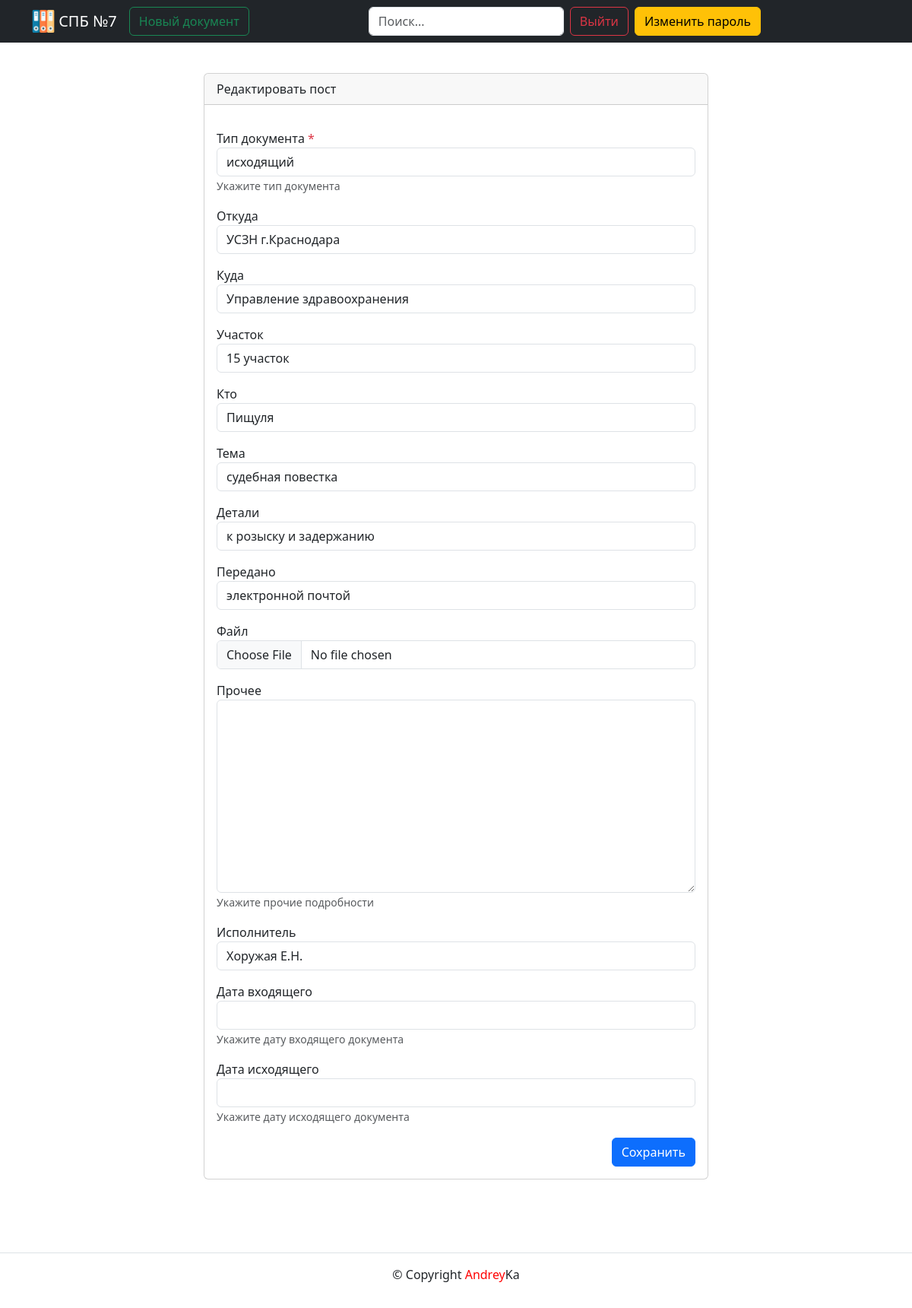
The app's page /documents/10/edit/ (signed in) with its own data.
### documents/models.py (models this page shows, shortened)
class Document(models.Model):
    INPUT_DOC = "ВХ"
    OUTPUT_DOC = "ИС"
    IN_OUT_DOC = "ВХ-ИС"
    DOCUMENT_TYPE_CHOICES = [
        (INPUT_DOC, "входящий"),
        (OUTPUT_DOC, "исходящий"),
        (IN_OUT_DOC, "входящий-исходящий"),
    ]
    doc_type = models.CharField(
        verbose_name="Тип документа",
        help_text="Укажите тип документа",
        max_length=5,
        choices=DOCUMENT_TYPE_CHOICES,
        blank=False,
    )
    from_doc = models.ForeignKey(
        Organization,
        related_name="org_from",
        on_delete=models.PROTECT,
        blank=True,
        null=True,
        verbose_name="Откуда",
    )
    where_doc = models.ForeignKey(
        Organization,
        related_name="org_where",
        on_delete=models.PROTECT,
        blank=True,
        null=True,
        verbose_name="Куда",
    )
    area = models.CharField(
        verbose_name="Участок", max_length=100, blank=True, null=True
    )
    who = models.CharField(verbose_name="Кто", max_length=100, blank=True, null=True)
    input_num = models.PositiveIntegerField(
        verbose_name="Входящий номер", blank=True, null=True
    )
    output_num = models.PositiveIntegerField(
        verbose_name="Исходящий номер", blank=True, null=True
    )
    theme = models.ForeignKey(
        Theme,
        related_name="theme_doc",
        on_delete=models.PROTECT,
        blank=True,
        null=True,
        verbose_name="Тема",
    )
    detail = models.ForeignKey(
        Detail,
        related_name="detail_doc",
        on_delete=models.PROTECT,
        blank=True,
        null=True,
        verbose_name="Детали",
    )
    given = models.ForeignKey(
        Given,
        related_name="given_doc",
        on_delete=models.PROTECT,
        blank=True,
        null=True,
        verbose_name="Передано",
    )
    file = models.FileField(
        verbose_name="Файл", upload_to="docs/%Y/%m/%d/", blank=True, null=True
    )
    size = models.PositiveIntegerField(
        verbose_name="Размер файла", blank=True, null=True
    )
    description = models.TextField(
        verbose_name="Прочее",
        help_text="Укажите прочие подробности",
        blank=True,
        null=True,
    )
    implementers = models.ForeignKey(
        Implementers,
        related_name="implementers_doc",
        on_delete=models.PROTECT,
        blank=True,
        null=True,
        verbose_name="Исполнитель",
    )
    date_input_doc = models.DateField(
        verbose_name="Дата входящего",
        help_text="Укажите дату входящего документа",
        blank=True,
        null=True,
    )
    date_output_doc = models.DateField(
        verbose_name="Дата исходящего",
        help_text="Укажите дату исходящего документа",
        blank=True,
        null=True,
    )
    author = models.ForeignKey(
        User,
        on_delete=models.SET_NULL,
        null=True,
        related_name="author_doc",
        verbose_name="Автор создания",
    )
    modified_date = models.DateTimeField(
        "Дата изменения",
        auto_now=True,
    )
    created_date = models.DateTimeField(
        "Дата публикации",
        auto_now_add=True,
    )
    class Meta:
        ordering = ["-id"]
        verbose_name = "Документ"
        verbose_name_plural = "Документы"

### documents/views.py (the view)
# urls.py: path("documents/<int:document_id>/edit/", views.document_edit, name="document_edit"),
@login_required
def document_edit(request, document_id):
    template = "documents/create_document.html"
    document = get_object_or_404(Document, pk=document_id)
    if request.user != document.author:
        return redirect("documents:document_detail", document_id=document_id)
    form = DocumentForm(
        request.POST or None, files=request.FILES or None, instance=document
    )
    if form.is_valid():
        form.save()
        return redirect("documents:document_detail", document_id=document_id)
    context = {
        "document": document,
        "form": form,
        "is_edit": True,
    }
    return render(request, template, context)

### documents/forms.py (shortened to what this page needs)
class DocumentForm(forms.ModelForm):
    def __init__(self, *args, **kwargs):
        super().__init__(*args, **kwargs)
        self.fields["doc_type"].empty_label = "Выберите тип документа"
    class Meta:
        model = Document
        fields = [
            "doc_type",
            "from_doc",
            "where_doc",
            "area",
            "who",
            "theme",
            "detail",
            "given",
            "file",
            "description",
            "implementers",
            "date_input_doc",
            "date_output_doc",
        ]

### core/templatetags/user_filters.py (called while the page is built)
@register.filter
def addclass(field, css):
    field.field.widget.attrs['class'] = css
    return field

### documents/models.py (called while the page is built)
    def __str__(self) -> str:
        return self.name

    def __str__(self) -> str:
        return self.name

    def __str__(self) -> str:
        return self.name

    def __str__(self) -> str:
        return self.name

    def __str__(self) -> str:
        return self.name

### templates/documents/create_document.html (shortened to what this page needs)
{% extends "base.html" %}
{% block content %}
  {% load user_filters %}
  <div class="row justify-content-center">
    <div class="col-md-8 p-5">
      <div class="card">
        {% if is_edit %}
          <div class="card-header">Редактировать пост</div>
        {% else %}
          <div class="card-header">Новый пост</div>
        {% endif %}
        <div class="card-body">
          <form method="post" enctype="multipart/form-data">
          {% include "includes/field_form.html" %}
          <div class="d-flex justify-content-end">
            <button type="submit" class="btn btn-primary">
              {% if is_edit %}
                Сохранить
              {% else %}
                Добавить
              {% endif %}
            </button>
          </div>
          </form>
        </div>
      </div>
    </div>
  </div>
{% endblock content %}

### templates/includes/field_form.html (shortened to what this page needs)
{% load user_filters %}
{% for field in form %}
  <div class="form-group row my-3"
       {% if field.field.required %}
       aria-required="true"
       {% else %}
       aria-required="false"
       {% endif %}
  >
    <label for="{{ field.id_for_label }}">
      {{ field.label }}
      {% if field.field.required %}
        <span class="required text-danger">*</span>
      {% endif %}
    </label>
    <div>
      {{ field|addclass:'form-control' }}
      {% if field.help_text %}
        <small id="{{ field.id_for_label }}-help" class="form-text text-muted">
          {{ field.help_text|safe }}
        </small>
      {% endif %}
    </div>
  </div>
{% endfor %}

### records on screen
Document: form "исходящий" "УСЗН г.Краснодара" "Управление здравоохранения" "15 участок" "Пищуля" "судебная повестка" "к розыску и задержанию" "электронной почтой" "Хоружая Е.Н."

### other values on screen
{{ field.label }} "Тип документа" "Откуда" "Куда" "Участок" "Кто" "Тема" "Детали" "Передано" "Файл" "Прочее" "Исполнитель" "Дата входящего" "Дата исходящего"
{{ field.help_text|safe }} "Укажите тип документа" "Укажите прочие подробности" "Укажите дату входящего документа" "Укажите дату исходящего документа"
